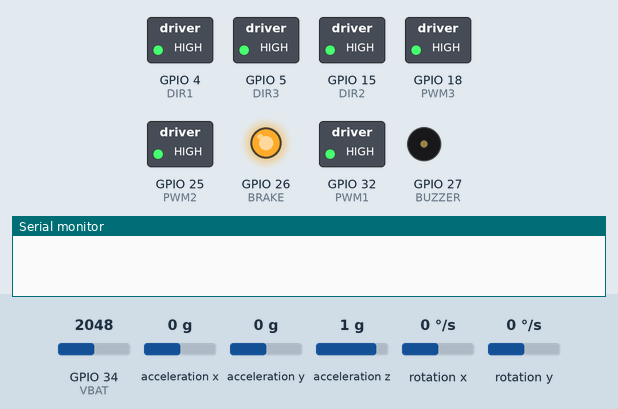
A sketch run on a simulated ESP32. Parts: switched loads named in the sketch (green lamp = pin HIGH), output pins drawn as LEDs (lit = HIGH), buzzer (waves = sounding, pin HIGH), the last lines printed to the serial monitor. Wiring (inferred from the names in the program): MPU-6050 motion sensor at I2C address 0x68. The test bench sets the inputs (shaded band); at power-on: GPIO 34 (VBAT) = 2048, acceleration x 0 g, acceleration y 0 g, acceleration z 1 g, rotation x 0 °/s, rotation y 0 °/s. EEPROM starts erased; nothing arrives over Bluetooth unless stated.

Above: at 0.1 s.
At 8.1 s:
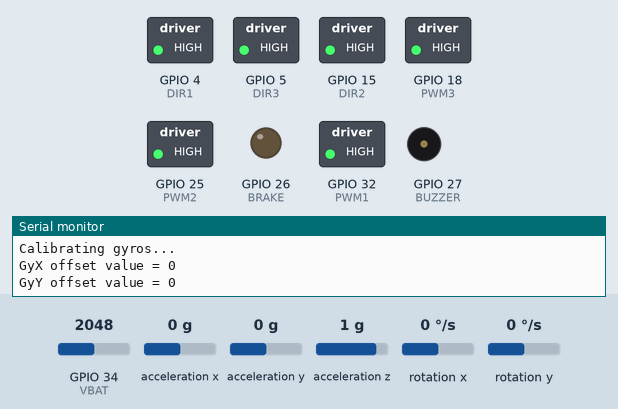
Timing chart, 0 to 9.6 s (numbered marks = the images above):
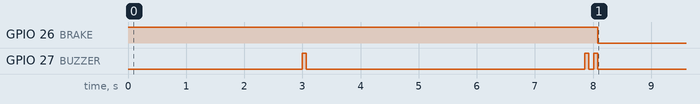

The sketch:

ESP32_three_wheel.ino
```cpp
#include "ESP32.h"
#include <Wire.h>
#include <EEPROM.h>
#include "BluetoothSerial.h"

BluetoothSerial SerialBT;

void setup() {
  Serial.begin(115200);
  SerialBT.begin("3-Wheel-Robot"); // Bluetooth device name
  EEPROM.begin(EEPROM_SIZE);

  pinMode(BUZZER, OUTPUT);
  pinMode(BRAKE, OUTPUT);
  digitalWrite(BRAKE, HIGH);

  pinMode(DIR1, OUTPUT);
  ledcSetup(PWM1_CH, BASE_FREQ, TIMER_BIT);
  ledcAttachPin(PWM1, PWM1_CH);
  Motor1_control(0);

  pinMode(DIR2, OUTPUT);
  ledcSetup(PWM2_CH, BASE_FREQ, TIMER_BIT);
  ledcAttachPin(PWM2, PWM2_CH);
  Motor2_control(0);

  pinMode(DIR3, OUTPUT);
  ledcSetup(PWM3_CH, BASE_FREQ, TIMER_BIT);
  ledcAttachPin(PWM3, PWM3_CH);
  Motor3_control(0);
  EEPROM.get(0, offsets);
  if (offsets.ID == 34) calibrated = true;
    else calibrated = false;
  delay(3000);
  digitalWrite(BUZZER, HIGH);
  delay(70);
  digitalWrite(BUZZER, LOW);
  angle_setup();
}

void loop() {

  currentT = millis();

  if (currentT - previousT_1 >= loop_time) {
    Tuning();
    angle_calc();
    if (abs(robot_angleX) < 8 || abs(robot_angleY) < 8) {
      Gyro_amount = 0.996;
    } else
      Gyro_amount = 0.1;

	if (vertical && calibrated && !calibrating) {
      digitalWrite(BRAKE, HIGH);
      gyroX = GyX / 131.0; // Convert to deg/s
      gyroY = GyY / 131.0; // Convert to deg/s

      int pwm_X = constrain(K1 * angleX + K2 * gyroX + K3 * motor_speed_X, -255, 255);
      int pwm_Y = constrain(K1 * angleY + K2 * gyroY + K3 * motor_speed_Y, -255, 255);
      motor_speed_X += pwm_X;
      motor_speed_Y += pwm_Y;
      XY_to_threeWay(-pwm_X, pwm_Y);
    } else {
      XY_to_threeWay(0, 0);
      digitalWrite(BRAKE, LOW);
      motor_speed_X = 0;
      motor_speed_Y = 0;
    }
    previousT_1 = currentT;
  }

  if (currentT - previousT_2 >= 2000) {
    battVoltage((double)analogRead(VBAT) / 300); // need to measure
    if (!calibrated && !calibrating) {
      SerialBT.println("first you need to calibrate the balancing point...");
    }
    previousT_2 = currentT;
  }
}
```

ESP32.h
```cpp
#define BUZZER      27
#define VBAT        34
#define INT_LED     2

#define BRAKE       26

#define DIR2        15
#define PWM2        25
#define PWM2_CH     0

#define DIR3        5
#define PWM3        18
#define PWM3_CH     2

#define DIR1        4
#define PWM1        32
#define PWM1_CH     1

#define TIMER_BIT  8
#define BASE_FREQ  20000

#define MPU6050 0x68           // Device address
#define ACCEL_CONFIG 0x1C      // Accelerometer configuration address
#define GYRO_CONFIG 0x1B       // Gyro configuration address
#define PWR_MGMT_1 0x6B
#define PWR_MGMT_2 0x6C

//Sensor output scaling
#define accSens 0              // 0 = 2g, 1 = 4g, 2 = 8g, 3 = 16g
#define gyroSens 1             // 0 = 250rad/s, 1 = 500rad/s, 2 1000rad/s, 3 = 2000rad/s

#define EEPROM_SIZE 32

float Gyro_amount = 0.1;

bool vertical = false;
bool calibrating = false;
bool calibrated = false;

float K1 = 135;
float K2 = 6.0;
float K3 = 0.05;
int loop_time = 10;

struct OffsetsObj {
  int ID;
  float X;
  float Y;
};

OffsetsObj offsets;

int16_t  AcX, AcY, AcZ, GyY, gyroY, GyX, gyroX;

int16_t  AcX_offset = -940;
int16_t  AcY_offset = -200;
int16_t  AcZ_offset = 1800;
int16_t  GyX_offset = 0;
int16_t  GyY_offset = 0;
int32_t  GyX_offset_sum = 0;
int32_t  GyY_offset_sum = 0;

float robot_angleX, robot_angleY, angleX, angleY;
float Acc_angleX, Acc_angleY;
int32_t motor_speed_X;
int32_t motor_speed_Y;

long currentT, previousT_1, previousT_2 = 0;
```

functions.ino
```cpp
void writeTo(byte device, byte address, byte value) {
  Wire.beginTransmission(device);
  Wire.write(address);
  Wire.write(value);
  Wire.endTransmission(true);
}

void angle_setup() {
  Wire.begin();
  delay(100);
  writeTo(MPU6050, PWR_MGMT_1, 0);
  writeTo(MPU6050, ACCEL_CONFIG, accSens << 3); // Specifying output scaling of accelerometer
  writeTo(MPU6050, GYRO_CONFIG, gyroSens << 3); // Specifying output scaling of gyroscope
  delay(100);
  Serial.println("Calibrating gyros...");

  for (int i = 0; i < 1024; i++) {
    angle_calc();
    GyX_offset_sum += GyX;
    GyY_offset_sum += GyY;
    delay(3);
  }
  GyX_offset = GyX_offset_sum >> 10;
  GyY_offset = GyY_offset_sum >> 10;
  Serial.print("GyX offset value = "); Serial.println(GyX_offset);
  Serial.print("GyY offset value = "); Serial.println(GyY_offset);

  digitalWrite(BUZZER, HIGH);
  delay(70);
  digitalWrite(BUZZER, LOW);
  delay(80);
  digitalWrite(BUZZER, HIGH);
  delay(70);
  digitalWrite(BUZZER, LOW);
}

void angle_calc() {

  Wire.beginTransmission(MPU6050);
  Wire.write(0x3B);                       // starting with register 0x3B (ACCEL_XOUT_H)
  Wire.endTransmission(false);
  Wire.requestFrom(MPU6050, 6, true);
  AcX = Wire.read() << 8 | Wire.read();   // 0x3B (ACCEL_XOUT_H) & 0x3C (ACCEL_XOUT_L)
  AcY = Wire.read() << 8 | Wire.read();   // 0x3D (ACCEL_YOUT_H) & 0x3E (ACCEL_YOUT_L)
  AcZ = Wire.read() << 8 | Wire.read();   // 0x3F (ACCEL_ZOUT_H) & 0x40 (ACCEL_ZOUT_L)

  Wire.beginTransmission(MPU6050);
  Wire.write(0x43);
  Wire.endTransmission(false);
  Wire.requestFrom(MPU6050, 4, true);
  GyX = Wire.read() << 8 | Wire.read();   // 0x43 (GYRO_XOUT_H) & 0x44 (GYRO_XOUT_L)
  GyY = Wire.read() << 8 | Wire.read();   // 0x45 (GYRO_YOUT_H) & 0x46 (GYRO_YOUT_L)

  AcX += AcX_offset;
  AcY += AcY_offset;
  AcZ += AcZ_offset;
  GyX -= GyX_offset;
  GyY -= GyY_offset;

  robot_angleY += GyY * loop_time / 1000 / 65.536;
  Acc_angleY = -atan2(AcX, AcZ) * 57.2958;      // angle from acc. values * 57.2958 (deg/rad)
  robot_angleY = robot_angleY * Gyro_amount + Acc_angleY * (1.0 - Gyro_amount);

  robot_angleX += GyX * loop_time / 1000 / 65.536;
  Acc_angleX = atan2(AcY, AcZ) * 57.2958;      // angle from acc. values * 57.2958 (deg/rad)
  robot_angleX = robot_angleX * Gyro_amount + Acc_angleX * (1.0 - Gyro_amount);

  angleX = robot_angleX - offsets.X;
  angleY = robot_angleY - offsets.Y;

  //SerialBT.print(angleX); SerialBT.print(" "); SerialBT.println(angleY); // plot
  //SerialBT.print("AngleX: "); SerialBT.print(angleX); SerialBT.print(" AngleY: "); SerialBT.println(angleY);
  if (abs(angleX) > 8 || abs(angleY) > 8) vertical = false;
  if (abs(angleX) < 0.4 && abs(angleY) < 0.4) vertical = true;
}

void XY_to_threeWay(float pwm_X, float pwm_Y) {

  int16_t m1 = round(0.5 * pwm_X - 0.75 * pwm_Y);
  int16_t m2 = round(0.5 * pwm_X + 0.75 * pwm_Y);
  int16_t m3 = -pwm_X;
  Motor1_control(m1);
  Motor2_control(m2);
  Motor3_control(m3);
}

void battVoltage(double voltage) {
  // Serial.print("batt: "); Serial.println(voltage);
  if (voltage > 8 && voltage <= 9.5) {
    digitalWrite(BUZZER, HIGH);
  } else {
    digitalWrite(BUZZER, LOW);
  }
}

void pwmSet(uint8_t channel, uint32_t value) {
  ledcWrite(channel, value);
}

void Motor1_control(int sp) {
  if (sp < 0) {
    digitalWrite(DIR1, LOW);
    sp = -sp;
  } else {
    digitalWrite(DIR1, HIGH);
  }
  pwmSet(PWM1_CH, sp > 255 ? 255 : 255 - sp);
}

void Motor2_control(int sp) {
  if (sp < 0) {
    digitalWrite(DIR2, LOW);
    sp = -sp;
  } else {
    digitalWrite(DIR2, HIGH);
  }
  pwmSet(PWM2_CH, sp > 255 ? 255 : 255 - sp);
}

void Motor3_control(int sp) {
  if (sp < 0) {
    digitalWrite(DIR3, LOW);
    sp = -sp;
  } else {
    digitalWrite(DIR3, HIGH);
  }
  pwmSet(PWM3_CH, sp > 255 ? 255 : 255 - sp);
}

int Tuning() {
  if (!SerialBT.available())  return 0;
  //delay(2);
  char param = SerialBT.read();               // get parameter byte
  if (!SerialBT.available()) return 0;
  char cmd = SerialBT.read();                 // get command byte
  //SerialBT.flush();
  switch (param) {

    case 'p':
      if (cmd == '+')    K1 += 1;
      if (cmd == '-')    K1 -= 1;
      printValues();
      break;
	  case 'i':
      if (cmd == '+')    K2 += 0.05;
      if (cmd == '-')    K2 -= 0.05;
      printValues();
      break;
    case 's':
      if (cmd == '+')    K3 += 0.005;
      if (cmd == '-')    K3 -= 0.005;
      printValues();
      break;
    case 'c':
      if (cmd == '+' && !calibrating) {
        calibrating = true;
         SerialBT.println("calibrating on");
      }
      if (cmd == '-' && calibrating)  {
        SerialBT.print("X: "); SerialBT.print(robot_angleX); SerialBT.print(" Y: "); SerialBT.println(robot_angleY);
        if (abs(robot_angleX) < 15 && abs(robot_angleY) < 15) {
          offsets.X = robot_angleX;
          offsets.Y = robot_angleY;
          offsets.ID = 34;
          EEPROM.put(0, offsets);
          EEPROM.commit();
          calibrated = true;
          calibrating = false;
          SerialBT.println("calibrating off");
          digitalWrite(BUZZER, HIGH);
          delay(70);
          digitalWrite(BUZZER, LOW);
        } else {
          SerialBT.println("The angles are wrong!!!");
          digitalWrite(BUZZER, HIGH);
          delay(50);
          digitalWrite(BUZZER, LOW);
          delay(70);
          digitalWrite(BUZZER, HIGH);
          delay(50);
          digitalWrite(BUZZER, LOW);
        }
      }
      break;
   }
   return 1;
}

void printValues() {
  SerialBT.print("K1: "); SerialBT.print(K1);
  SerialBT.print(" K2: "); SerialBT.print(K2);
  SerialBT.print(" K3: "); SerialBT.println(K3,4);
}
```

Measured:
- by itself, GPIO 26 (BRAKE): HIGH → LOW at 8.1 s
